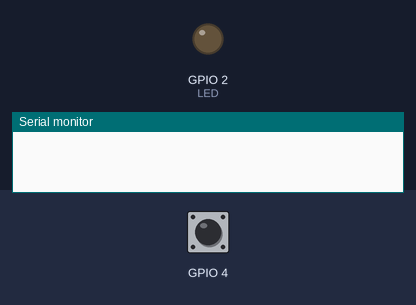
Bench run of a sketch on a simulated ESP32. Shown: output pins drawn as LEDs (lit = HIGH), the last lines printed to the serial monitor. The inputs (shaded band) are chosen by the test bench; at power-on: GPIO 4 HIGH.

Above: at 1.2 s.
1.3 s: GPIO 4 pulled LOW for 0.15 s
At 2.1 s:
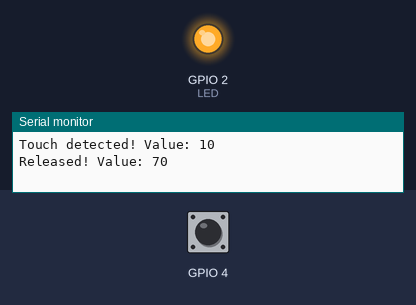
2.9 s: GPIO 4 pulled LOW for 1 s
At 3.3 s:
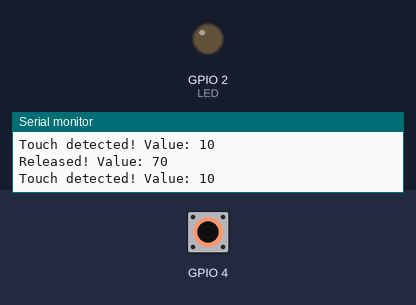
5.4 s: GPIO 4 pulled LOW for 3.2 s
At 6.5 s:
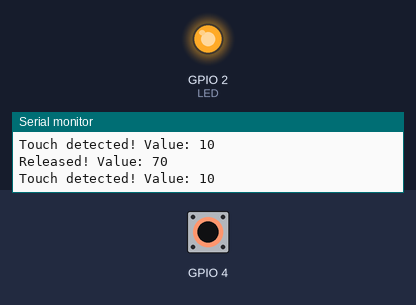
Timing chart, 0 to 8.4 s (numbered marks = the images above; inputs shaded):
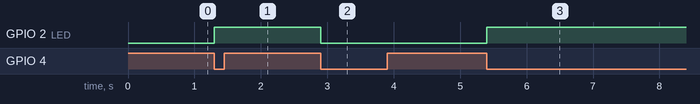

The sketch:

touch_lamp.ino
```cpp
#define LED       2   // LED is on GPIO 2

// A value close to 0 indicates that a touch has been detected:
#define PRESS     14  // Touch threshold.
#define RELEASE   25  // Release threshold

// Initializes a boolean which is used to indicate whether a touch or release has been processed:
bool isProcessed = false;

void setup() {
    // Initializes a serial connection with ESP32:
    Serial.begin(115200);

    // Set the LED on GPIO 2 to OUTPUT:
    pinMode(LED, OUTPUT);
}

void loop() {
    // Determines if touch has been detected:
    if (touchRead(T0) < PRESS) {
        if (!isProcessed) {
            // Flip state of boolean so that this process is not repeated:
            isProcessed = true;
            // Print a message to the console:
            Serial.printf("Touch detected! Value: %d\n", touchRead(T0));
            // Reverse the state of the LED (on or off):
            reverseGPIO(LED);
        }
    }

    // Determines if touch has been released:
    if (touchRead(T0) > RELEASE) {
        if (isProcessed) {
            // Flip state of boolean so that this process is not repeated:
            isProcessed = false;
            // Print a message to the console:
            Serial.printf("Released! Value: %d\n", touchRead(T0));
        }
    }
}

// Reverses the state of the LED pin:
void reverseGPIO(int pin) {
  // Writes to the pin the opposite of its current state:
  digitalWrite(pin, !digitalRead(pin));
}
```

Measured:
- after the input at 1.3 s, GPIO 2 (LED): LOW → HIGH at once
- after the input at 2.9 s, GPIO 2 (LED): HIGH → LOW at once
- after the input at 5.4 s, GPIO 2 (LED): LOW → HIGH at once
